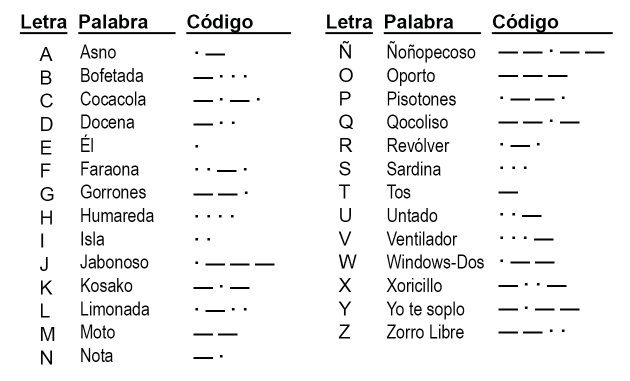
#> input picture recordar-codigo-morse.png, 1259 x 762 px (shown at 1/2 size)
$ python window.py
#> lines starting #> are read from the running program, lines starting #| are printed output that depends on the picture
import cv2
import numpy as np

image1 = cv2.imread('recordar-codigo-morse.png')
#> image1 is the input picture: shape (762, 1259, 3); mean B, G, R 241.3, 241.3, 241.2
image2 = cv2.imread('recordar-codigo-morse.png')
# I just resized the image to a quarter of its original size
image1 = cv2.resize(image1, (0, 0), None, .25, .25)    #rem it out if u want smaller size
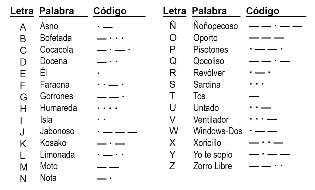
#> image1: shape (190, 315, 3); mean B, G, R 241.4, 241.4, 241.3
image2 = cv2.resize(image2, (0, 0), None, .25, .25)    #rem it out if u want smaller size

#grey = cv2.cvtColor(image, cv2.COLOR_BGR2GRAY)
# Make the grey scale image have three channels
#grey_3_channel = cv2.cvtColor(grey, cv2.COLOR_GRAY2BGR)

numpy_horizontal = np.hstack((image1, image2))
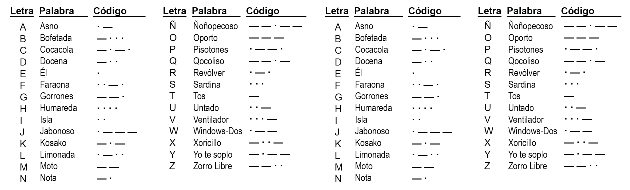
#> numpy_horizontal: shape (190, 630, 3); mean B, G, R 241.4, 241.4, 241.3

numpy_horizontal_concat = np.concatenate((image1,image2), axis=1)

cv2.imshow('Numpy Horizontal Concat', numpy_horizontal_concat)
cv2.waitKey()

$ run again, with morse.jpg saved as recordar-codigo-morse.png
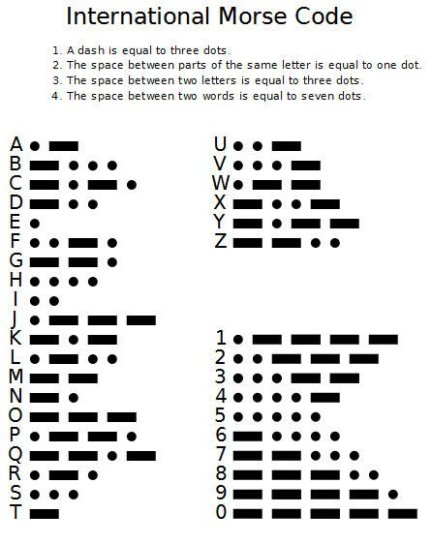
#> input picture morse.jpg, 432 x 544 px
#> image1 is the input picture: shape (544, 432, 3); mean B, G, R 222.6, 223, 222.8
#> `image1 = cv2.resize(image1, (0, 0), None, .25, .25)`:
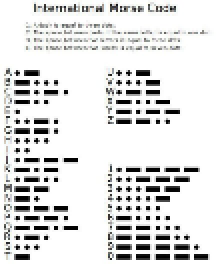
#> image1: shape (136, 108, 3) (shown 2 times larger); mean B, G, R 223, 223.4, 223.2
#> `numpy_horizontal = np.hstack((image1, image2))`:
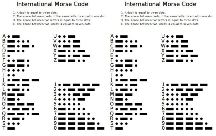
#> numpy_horizontal: shape (136, 216, 3); mean B, G, R 223, 223.4, 223.2
